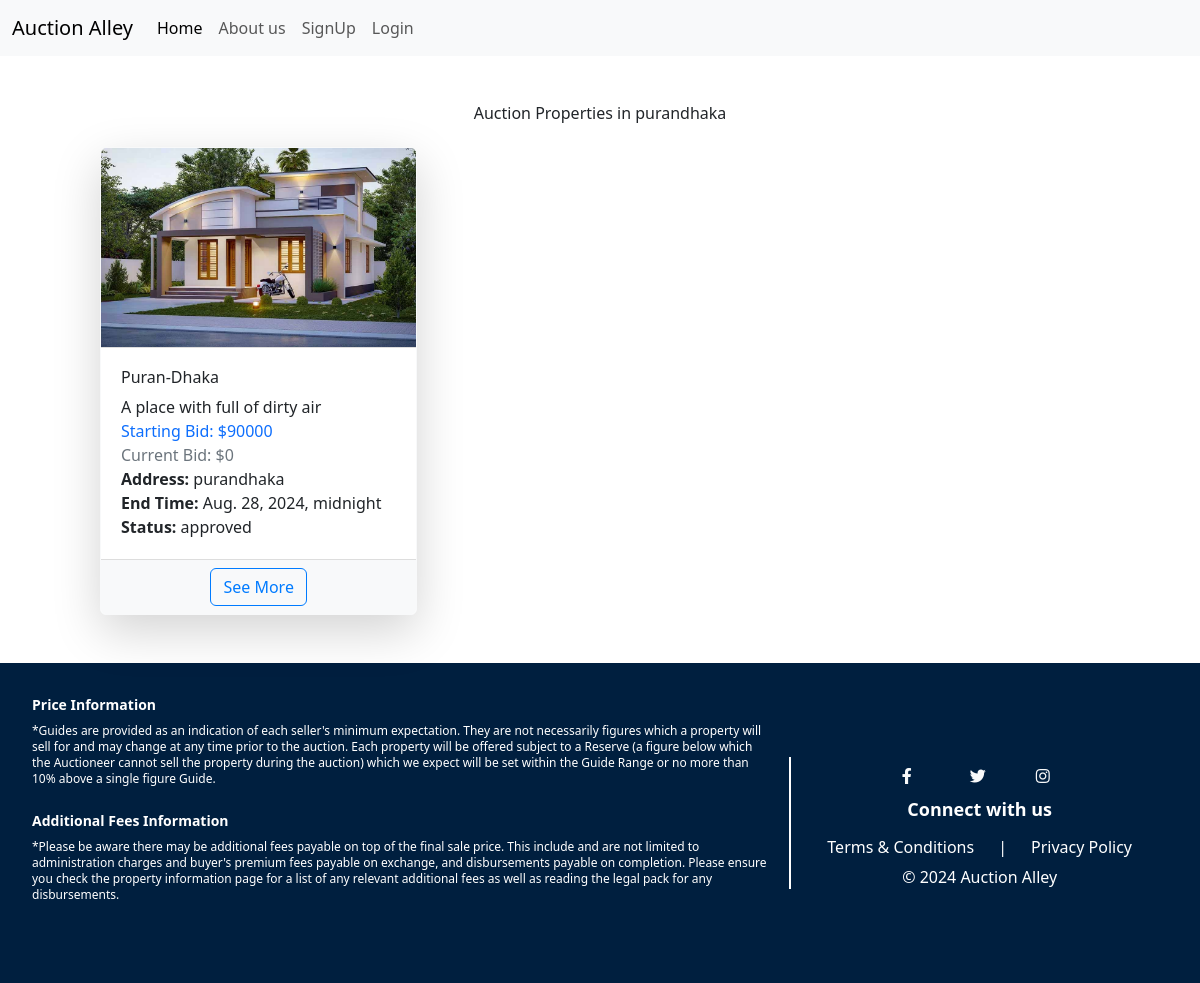
Before: /auctions/location/purandhaka/ with the older database file.
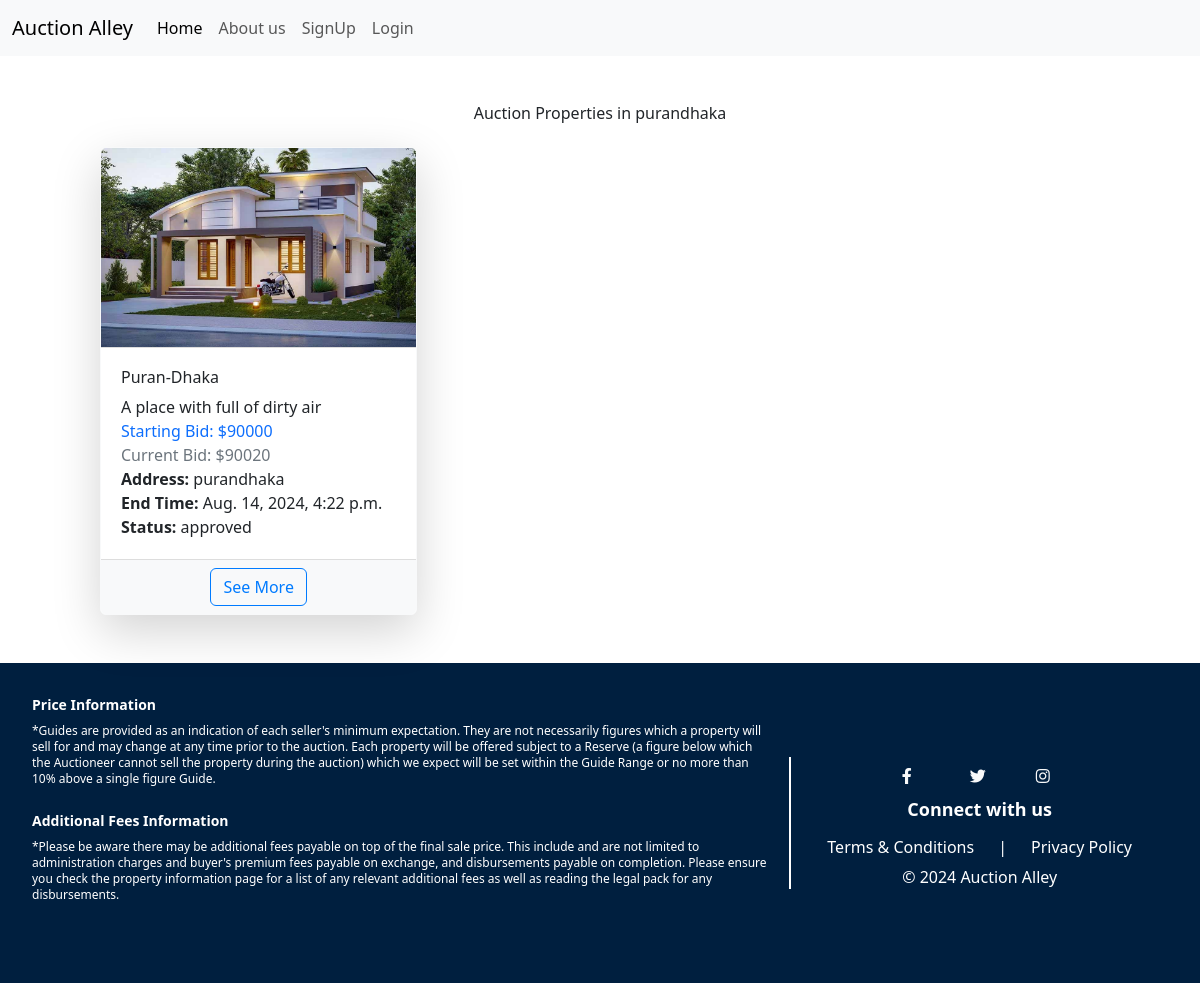
After: the same page with the newer database file.
### Dashboard/models.py (models this page shows, shortened)
class Auction(models.Model):
    title = models.CharField(max_length=64)
    description = models.TextField(max_length=512)
    address = models.CharField(max_length=255)
    starting_bid = models.IntegerField()
    current_bid = models.IntegerField(default=0)
    current_bid_by = models.ForeignKey(User, on_delete=models.CASCADE,null=True, blank=True, related_name='bids_made')
    category = models.ForeignKey(Category, on_delete=models.CASCADE, related_name="auction_category", blank=True, null=True)
    seller = models.ForeignKey(Seller, on_delete=models.CASCADE, related_name="auction_seller")
    creation_date = models.DateTimeField(blank=True, null=True)
    end_time = models.DateTimeField(blank=True, null=True)
    house_size = models.IntegerField(null=True, blank=True)
    image = models.ImageField(upload_to='images/auction_item_images/')
    winner = models.ForeignKey(User, related_name='won_auctions', on_delete=models.SET_NULL, null=True, blank=True)
    papers_confirmed = models.BooleanField(default=False)
    purchase_success = models.BooleanField(default=False)
    start_time = models.DateTimeField(default=timezone.now)
    refund_requested = models.BooleanField(default=False)
    refund_requested_time = models.DateTimeField(null=True, blank=True)
    APPROVAL_CHOICES = [
        ('pending', 'Pending'),
        ('approved', 'Approved'),
        ('rejected', 'Rejected'),
    ]
    approval_status = models.CharField(max_length=10, choices=APPROVAL_CHOICES, default='pending')

### Dashboard/views.py (the view)
# urls.py: path('auctions/location/<str:location>/', views.filter_auctions_by_location, name='filter_auctions_by_location'),
def filter_auctions_by_location(request, location):
    auctions = Auction.objects.filter(address__icontains=location)
    context = {
        'auctions': auctions,
        'location': location
    }
    return render(request, 'filter_auctions_by_location.html', context)

### Dashboard/templates/filter_auctions_by_location.html (shortened to what this page needs)
{% extends "basee.html" %}
{% block content %}
<div class="container my-5">
    <h1 class="text-center mb-4">Auction Properties in {{ location }}</h1>
    <div class="row row-cols-1 row-cols-md-2 row-cols-lg-3 g-4">
        {% for auction in auctions %}
        <div class="col">
            <div class="card h-100 shadow-lg border-light">
                {% if auction.image %}
                <img src="{{ auction.image.url }}" alt="{{ auction.title }} Image" class="card-img-top img-fluid auction-image">
                {% endif %}
                <div class="card-body">
                    <h5 class="card-title">{{ auction.title }}</h5>
                    <p class="card-text">
                        {{ auction.description|slice:":100" }}{% if auction.description|length > 100 %}...{% endif %}
                    </p>
                    <p class="card-text font-weight-bold text-primary">
                        Starting Bid: ${{ auction.starting_bid }}
                    </p>
                    <p class="card-text font-weight-bold text-secondary">
                        Current Bid: ${{ auction.current_bid }}
                    </p>
                    <p class="card-text">
                        <strong>Address:</strong> {{ auction.address }}
                    </p>
                    <p class="card-text">
                        <strong>End Time:</strong> {{ auction.end_time }}
                    </p>
                    <p class="card-text">
                        <strong>Status:</strong> {{ auction.approval_status }}
                    </p>
                </div>
                <div class="card-footer text-center">
                    <a href="{% url 'dashboard:filter_auctions_by_location' auction.address %}" class="btn btn-outline-primary">See More</a>
                </div>
            </div>
        </div>
        {% empty %}
        <div class="col-12">
            <p class="text-center font-weight-bold text-warning">No auctions found in this location.</p>
        </div>
        {% endfor %}
    </div>
</div>
{% endblock %}

Changed rows visible on the page:
changed Auction "Puran-Dhaka": current_bid "0" → "90020"; end_time "Aug. 28, 2024, midnight" → "Aug. 14, 2024, 4:22 p.m."
